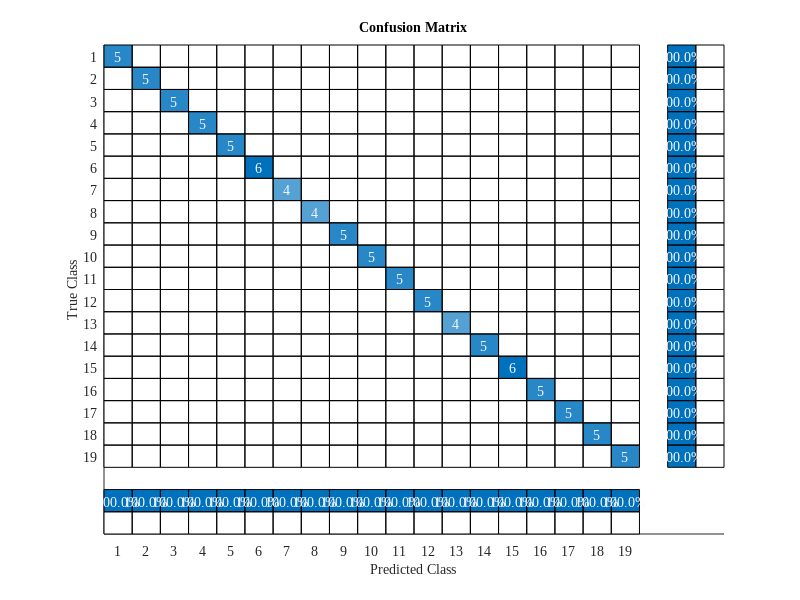

Here is the MATLAB script that generated this plot:
% Sample 19x19 confusion matrix
confusionMatrix = [
    5, 0, 0, 0, 0, 0, 0, 0, 0, 0, 0, 0, 0, 0, 0, 0, 0, 0, 0;
    0, 5, 0, 0, 0, 0, 0, 0, 0, 0, 0, 0, 0, 0, 0, 0, 0, 0, 0;
    0, 0, 5, 0, 0, 0, 0, 0, 0, 0, 0, 0, 0, 0, 0, 0, 0, 0, 0;
    0, 0, 0, 5, 0, 0, 0, 0, 0, 0, 0, 0, 0, 0, 0, 0, 0, 0, 0;
    0, 0, 0, 0, 5, 0, 0, 0, 0, 0, 0, 0, 0, 0, 0, 0, 0, 0, 0;
    0, 0, 0, 0, 0, 6, 0, 0, 0, 0, 0, 0, 0, 0, 0, 0, 0, 0, 0;
    0, 0, 0, 0, 0, 0, 4, 0, 0, 0, 0, 0, 0, 0, 0, 0, 0, 0, 0;
    0, 0, 0, 0, 0, 0, 0, 4, 0, 0, 0, 0, 0, 0, 0, 0, 0, 0, 0;
    0, 0, 0, 0, 0, 0, 0, 0, 5, 0, 0, 0, 0, 0, 0, 0, 0, 0, 0;
    0, 0, 0, 0, 0, 0, 0, 0, 0, 5, 0, 0, 0, 0, 0, 0, 0, 0, 0;
    0, 0, 0, 0, 0, 0, 0, 0, 0, 0, 5, 0, 0, 0, 0, 0, 0, 0, 0;
    0, 0, 0, 0, 0, 0, 0, 0, 0, 0, 0, 5, 0, 0, 0, 0, 0, 0, 0;
    0, 0, 0, 0, 0, 0, 0, 0, 0, 0, 0, 0, 4, 0, 0, 0, 0, 0, 0;
    0, 0, 0, 0, 0, 0, 0, 0, 0, 0, 0, 0, 0, 5, 0, 0, 0, 0, 0;
    0, 0, 0, 0, 0, 0, 0, 0, 0, 0, 0, 0, 0, 0, 6, 0, 0, 0, 0;
    0, 0, 0, 0, 0, 0, 0, 0, 0, 0, 0, 0, 0, 0, 0, 5, 0, 0, 0;
    0, 0, 0, 0, 0, 0, 0, 0, 0, 0, 0, 0, 0, 0, 0, 0, 5, 0, 0;
    0, 0, 0, 0, 0, 0, 0, 0, 0, 0, 0, 0, 0, 0, 0, 0, 0, 5, 0;
    0, 0, 0, 0, 0, 0, 0, 0, 0, 0, 0, 0, 0, 0, 0, 0, 0, 0, 5;
    % ... (continue providing values for the remaining rows)
];

% Create a confusion chart
confusionChart = confusionchart(confusionMatrix, 'RowSummary', 'row-normalized');

% Customize the chart if needed
confusionChart.Title = 'Confusion Matrix';
confusionChart.ColumnSummary = 'column-normalized';

% Set the font type to Times New Roman
confusionChart.FontName = 'Times New Roman';

% Save the figure as a PDF
saveas(gcf, 'confusion_matrix_chart.pdf');